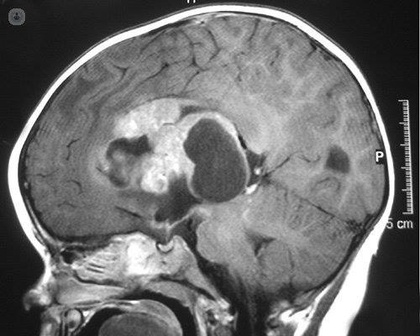
%> input picture Watershed/Practica4.jpg, 420 x 336 px, shrunk from 500 x 400 before the run
$ octave --eval "result = untitled2(imread('Practica4.jpg'));"   (GNU Octave 9; MATLAB toolbox functions it lacks are replaced by stand-ins)
%> lines starting %> are read from the running program, lines starting %| are printed output that depends on the picture
function [ Lrgb ] = untitled2( I )
%UNTITLED2 Summary of this function goes here
%   Detailed explanation goes here

    %Lo primero que hay que hacer con este metodo es detectar bordes en la
    %imagen con un filtro sobel
    hy = fspecial('sobel');
    hx = hy';
    Iy = imfilter(double(I), hy, 'replicate');
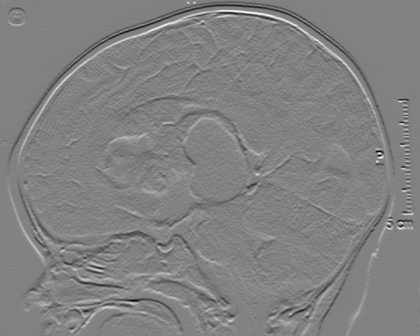
%> Iy: size 336x420x3 double; mean R, G, B -1.1, -1.1, -1.1; drawn with min black and max white
    Ix = imfilter(double(I), hx, 'replicate');
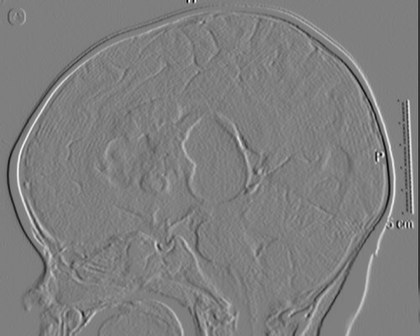
%> Ix: size 336x420x3 double; mean R, G, B -2, -2, -2; drawn with min black and max white
    gradmag = sqrt(Ix.^2 + Iy.^2);
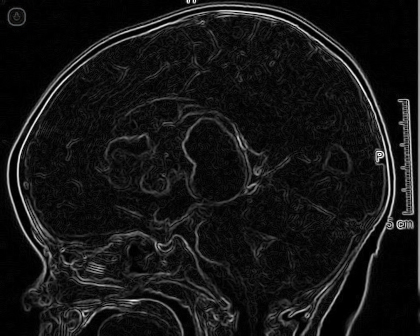
%> gradmag: size 336x420x3 double; mean R, G, B 80.8, 80.8, 80.8; drawn with min black and max white
    figure
    imshow(gradmag,[]), title('Gradient magnitude (gradmag)')
    imwrite(gradmag,'Filtro sobel.jpg', 'jpg');
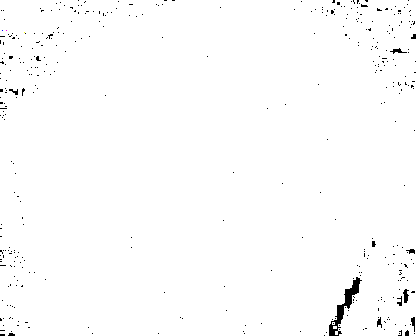
%> saved as Filtro sobel.jpg: size 336x420x3 uint8; mean R, G, B 252.3, 252.3, 252.3
    pause;
    L = watershed(gradmag);
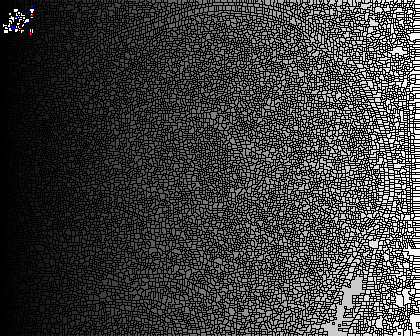
%> L: size 336x420x3 uint16; mean R, G, B 2824.7, 2823.3, 2826.3; drawn with min black and max white
%> (the run ends here)
